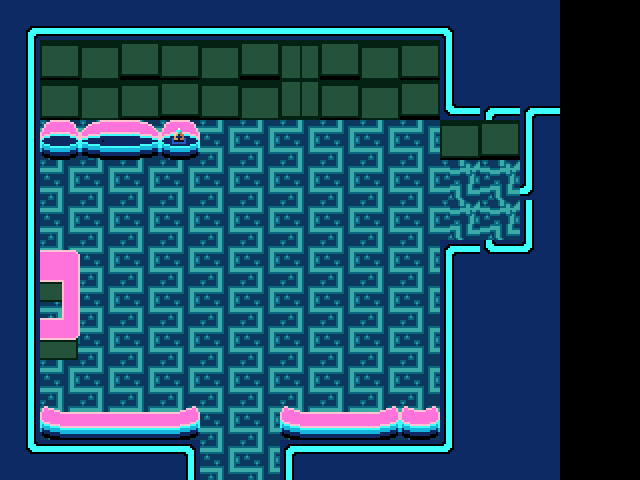

This is a level from a 2D game, rendered from its Tiled map with the project's own tilesets. A one-line summary and the complete map file follow:
An orthogonal 16x12 tile map with 40x40 px tiles, 3 tile layers (Tile Layer 2, Tile Layer 1, Tile Layer 3) and 31 objects (7x interactable, 3x transition, npc, entry1, entry3, ...).

<map version="1.11" tiledversion="1.11.2" orientation="orthogonal" renderorder="right-down" width="16" height="12" tilewidth="40" tileheight="40" infinite="0" nextlayerid="7" nextobjectid="45">
 <editorsettings>
  <export target="cyber_store.lua" format="lua" />
 </editorsettings>
 <properties>
  <property name="border" value="city" />
  <property name="music" value="deltarune/cybercity" />
 </properties>
 <tileset firstgid="1" source="../../tilesets/dw_cybershop.tsx" />
 <layer id="2" name="Tile Layer 2" width="16" height="12">
  <data encoding="csv">
12,12,12,12,12,12,12,12,12,12,12,12,12,12,0,0,
12,0,0,0,0,0,0,0,0,0,0,12,12,12,0,0,
12,0,0,0,0,0,0,0,0,0,0,12,12,12,0,0,
12,0,0,0,0,0,0,0,0,0,0,0,0,12,0,0,
12,0,0,0,0,0,0,0,0,0,0,0,19,12,0,0,
12,0,0,0,0,0,0,0,0,0,0,0,0,12,0,0,
12,0,0,0,0,0,0,0,0,0,0,12,12,12,0,0,
12,0,0,0,0,0,0,0,0,0,0,12,12,12,0,0,
12,0,0,0,0,0,0,0,0,0,0,12,12,12,0,0,
12,0,0,0,0,0,0,0,0,0,0,12,12,12,0,0,
12,0,0,0,0,0,0,0,0,0,0,12,12,12,0,0,
12,12,12,12,12,0,0,12,12,12,12,12,12,12,0,0
</data>
 </layer>
 <layer id="1" name="Tile Layer 1" width="16" height="12">
  <data encoding="csv">
56,21,21,21,21,21,21,21,21,21,21,65,0,0,0,0,
13,1,1,1,1,1,1,1,1,1,1,11,0,0,0,0,
13,1,1,1,1,1,1,1,1,1,1,20,47,67,0,0,
13,1,1,1,1,1,1,1,1,1,1,19,19,11,0,0,
13,1,1,1,1,1,1,1,1,1,1,19,19,49,0,0,
13,1,1,1,1,1,1,1,1,1,1,19,19,11,0,0,
13,1,1,1,1,1,1,1,1,1,1,2,29,31,0,0,
13,1,1,1,1,1,1,1,1,1,1,11,0,0,0,0,
13,1,1,1,1,1,1,1,1,1,1,11,0,0,0,0,
13,1,1,1,1,1,1,1,1,1,1,11,0,0,0,0,
13,1,1,1,1,1,1,1,1,1,1,11,0,0,0,0,
38,3,3,3,4,1,1,2,3,3,3,31,0,0,0,0
</data>
 </layer>
 <layer id="3" name="Tile Layer 3" width="16" height="12">
  <data encoding="csv">
0,0,0,0,0,0,0,0,0,0,0,0,0,0,0,0,
0,7,9,8,7,9,8,18,8,9,7,0,0,0,0,0,
0,7,9,7,8,7,9,27,7,9,8,0,0,0,0,0,
0,14,16,17,15,0,0,0,0,0,0,7,8,0,0,0,
0,0,0,0,0,0,0,0,0,0,0,0,0,0,0,0,
0,0,0,0,0,0,0,0,0,0,0,0,0,0,0,0,
0,41,0,0,0,0,0,0,0,0,0,0,0,0,0,0,
0,50,0,0,0,0,0,0,0,0,0,0,0,0,0,0,
0,59,0,0,0,0,0,0,0,0,0,0,0,0,0,0,
0,0,0,0,0,0,0,0,0,0,0,0,0,0,0,0,
0,24,25,25,26,0,0,24,25,26,23,0,0,0,0,0,
0,0,0,0,0,0,0,0,0,0,0,0,0,0,0,0
</data>
 </layer>
 <objectgroup id="4" name="objects">
  <object id="11" name="npc" x="400" y="160">
   <properties>
    <property name="actor" value="shopbanana" />
    <property name="text" value="TEST BANANA DIALOGUE" />
   </properties>
   <point />
  </object>
  <object id="20" name="interactable" x="280" y="400" width="120" height="40">
   <properties>
    <property name="text" value="* A relatively long item" />
   </properties>
  </object>
  <object id="21" name="interactable" x="40" y="400" width="160" height="40">
   <properties>
    <property name="text" value="* An extremely long item." />
   </properties>
  </object>
  <object id="22" name="interactable" x="40" y="240" width="40" height="120">
   <properties>
    <property name="text" value="* A long abandoned counter." />
   </properties>
  </object>
  <object id="24" name="interactable" x="40" y="120" width="40" height="40">
   <properties>
    <property name="text" value="* A sold out item." />
   </properties>
  </object>
  <object id="25" name="interactable" x="80" y="120" width="80" height="40">
   <properties>
    <property name="text" value="* HOLY SHITTT IS THTA THE DEAD PIXEL NO WAY IM A HUGRE FAN HII DEAD PIXEL HELLO THERE I LOVE YOU DEAD PIXEL IS THE TEXT OFF THE SCREEN YET" />
   </properties>
  </object>
  <object id="26" name="interactable" x="160" y="120" width="40" height="40">
   <properties>
    <property name="text1" value="* A ring. " />
    <property name="text2" value="* If only you had a party member who could equip rings, then you could buy this. If only." />
   </properties>
  </object>
  <object id="36" name="transition" x="560" y="400" width="80" height="40">
   <properties>
    <property name="map" value="floorcyber/snowtree" />
    <property name="marker" value="entry" />
   </properties>
  </object>
  <object id="39" name="transition" x="200" y="460" width="80" height="40">
   <properties>
    <property name="map" value="floorcyber/dog_highway" />
    <property name="marker" value="store" />
   </properties>
  </object>
  <object id="40" name="transition" x="280" y="90" width="40" height="20">
   <properties>
    <property name="map" value="floorcyber/backroom" />
    <property name="marker" value="entry1" />
   </properties>
  </object>
  <object id="41" name="interactable" x="400" y="400" width="40" height="40">
   <properties>
    <property name="text" value="* A normal-length item." />
   </properties>
  </object>
 </objectgroup>
 <objectgroup id="5" name="collision">
  <object id="2" x="325" y="40" width="155" height="80" />
  <object id="3" x="40" y="40" width="235" height="80" />
  <object id="4" x="440" y="120" width="80" height="40" />
  <object id="5" x="440" y="240" width="80" height="200" />
  <object id="6" x="280" y="440" width="160" height="40" />
  <object id="7" x="0" y="440" width="200" height="40" />
  <object id="8" x="0" y="80" width="40" height="360" />
  <object id="16" x="40" y="410" width="160" height="30" />
  <object id="17" x="40" y="240" width="40" height="120" />
  <object id="18" x="280" y="410" width="160" height="30" />
  <object id="19" x="40" y="120" width="160" height="40" />
  <object id="28" x="520" y="120" width="40" height="40" />
  <object id="29" x="560" y="120" width="80" height="40" />
  <object id="30" x="640" y="160" width="40" height="240" />
  <object id="31" x="520" y="240" width="40" height="200" />
  <object id="32" x="640" y="400" width="40" height="40" />
  <object id="33" x="520" y="440" width="160" height="40" />
 </objectgroup>
 <objectgroup id="6" name="markers">
  <object id="10" name="entry1" x="240" y="420">
   <point />
  </object>
  <object id="42" name="entry3" x="300" y="150">
   <point />
  </object>
  <object id="44" name="marker2" x="480" y="200">
   <point />
  </object>
 </objectgroup>
</map>
